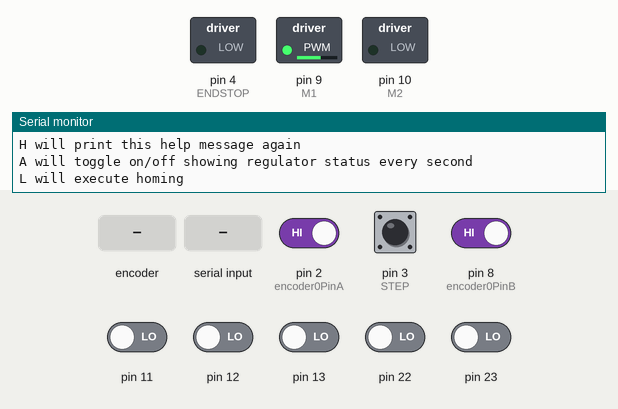
The sketch below on a simulated Arduino Uno, built with avr-gcc and run on an emulated ATmega328P. Shown: switched loads named in the sketch (green lamp = pin HIGH), the last lines printed to the serial monitor. The inputs (shaded band) are chosen by the test bench; at power-on: pin 2 (encoder0PinA), pin 3 (STEP), pin 8 (encoder0PinB) HIGH, pin 11–13, pin 22, pin 23 LOW. Random numbers use the default seed unless the sketch sets one.

Above: at 1.4 s.
1.5 s: rotary encoder on pin 2 (encoder0PinA) / pin 8 (encoder0PinB) turned 3 steps (first pin leading)
3.6 s: byte 76 ('L') received over Serial
At 4.7 s:
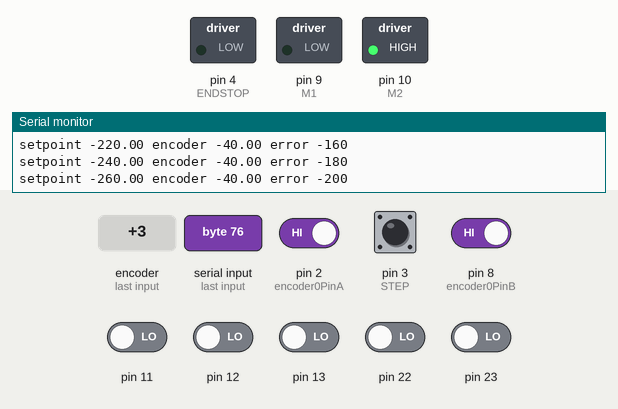
5.2 s: "90,45,200\n" received over Serial
At 6.3 s:
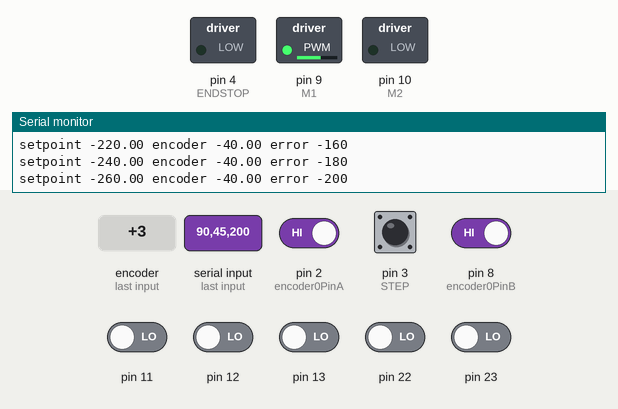
6.7 s: "P90\n" received over Serial
At 7.5 s:
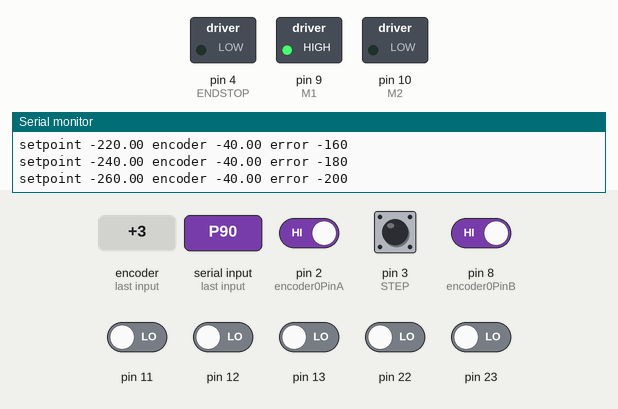
Timing chart, 0 to 9.7 s (numbered marks = the images above; inputs shaded):
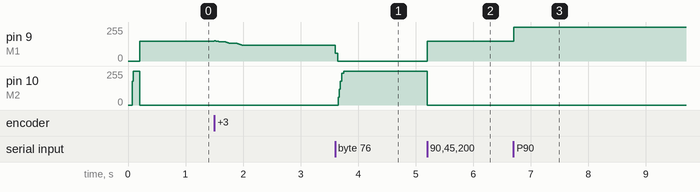

The sketch:

dcservo-1.ino
```cpp
/* This one is not using any PinChangeInterrupt library */

/*
   This program uses an Arduino for a closed-loop control of a DC-motor.
   Motor motion is detected by a quadrature encoder.
   Two inputs named STEP and DIR allow changing the target position.
   Serial port prints current position and target position every second.
   Serial input can be used to feed a new location for the servo (no CR LF).

   Pins used:
   Digital inputs 2 & 8 are connected to the two encoder signals (AB).
   Digital input 3 is the STEP input.
   Analog input 0 is the DIR input.
   Digital input 4 is the HOME output. asserted if encoder0Pos is smaller than one.
   Digital outputs 9 & 10 control the PWM outputs for the motor (I am using half L298 here).


   Please note PID gains kp, ki, kd need to be tuned to each different setup.
*/
#include <EEPROM.h>
#include <PID_v1.h>
#define encoder0PinA  2 // PD2;
#define encoder0PinB  8  // PC0;
#define M1            9
#define M2            10  // motor's PWM outputs
#define ENDSTOP 4
#define STEP 3

byte pos[1000]; int p=0;

double kp=3,ki=0,kd=0.0;
double input=0, output=0, setpoint=0;
PID myPID(&input, &output, &setpoint,kp,ki,kd, DIRECT);
volatile long encoder0Pos = 0;
boolean isHome=true;
boolean auto1=false, auto2=false,counting=false;
long previousMillis = 0;        // will store last time LED was updated

long target1=0;  // destination location at any moment

//for motor control ramps 1.4
bool newStep = false;
bool oldStep = false;
bool dir = false;
byte skip=0;

// Install Pin change interrupt for a pin, can be called multiple times
void pciSetup(byte pin)
{
    *digitalPinToPCMSK(pin) |= bit (digitalPinToPCMSKbit(pin));  // enable pin
    PCIFR  |= bit (digitalPinToPCICRbit(pin)); // clear any outstanding interrupt
    PCICR  |= bit (digitalPinToPCICRbit(pin)); // enable interrupt for the group
}

void setup() {
  pinMode(encoder0PinA, INPUT_PULLUP);
  pinMode(encoder0PinB, INPUT_PULLUP);
  pinMode(ENDSTOP, OUTPUT);
  pinMode(STEP, INPUT_PULLUP);
  pciSetup(encoder0PinB);
  attachInterrupt(0, encoderInt, CHANGE);  // encoder pin on interrupt 0 - pin 2
  attachInterrupt(1, countStep      , RISING);  // step  input on interrupt 1 - pin 3
  TCCR1B = TCCR1B & 0b11111000 | 1; // set 31Kh PWM
  Serial.begin (115200);
  help();
  recoverPIDfromEEPROM();
  //Setup the pid
  myPID.SetMode(AUTOMATIC);
  myPID.SetSampleTime(1);
  myPID.SetOutputLimits(-255,255);
  homing(); // comment if you don't want homming on reset
  help(); // display help
}

/*  enables to detect obstacles such as hard stops or soft rubber stops
 *  without the use of a limit switch since it looks at the growing error
 *  when such an event occurs.
 *  an output pin is asserted after stop is detected for 2 seconds
 *
 *
 */
void homing(){
  long tstamp;
  long error=0;
  int scanning_steps=20; // how fast you want to scan for home
  int max_error;
  float homing_power=1.00;  // power multiplicator for homing. suggested between 0.1 for 10% and 1 for 100%
  max_error=(scanning_steps*10+1);
  digitalWrite(ENDSTOP,0);  // Turn external pin low
  Serial.println("homing ...");
    while( error>-max_error){   // loop while error is less than max_error an obstacle or rubber stopper will make the error increase at each interval
      if(millis()-tstamp>7) // decreasetarget at desired time interval (6 default)
        {
          setpoint-=scanning_steps;   //decrease target
          tstamp=millis();  //stamp the time
          Serial.print("setpoint ");          Serial.print(setpoint);
          Serial.print(" encoder ");          Serial.print(input);
          Serial.print(" error ");          Serial.println(error);
        }
    input = encoder0Pos;
    error=setpoint-input;
    while(!myPID.Compute()); // wait till PID is actually computed
    pwmOut(output*homing_power);
  }
  encoder0Pos=-50; // detected limit is now -70 to (if a soft limit is set like rubber motor would always try to push if zer0)
  target1=0; // target is now the new zero
}


void loop(){
    input = encoder0Pos;
    setpoint=target1;
    //auto2 = !auto2;
    while(!myPID.Compute())
           {endstop();} // wait till PID is actually computed in the mean time assert the endstop pins
    if(Serial.available()) process_line(); // it may induce a glitch to move motion, so use it sparingly
    if(input==setpoint)pwmOut(0); else pwmOut(output);
    if(auto1) if(millis() % 1000 == 0) target1=random(9000); // that was for self test with no input from main controller
    if(auto2) if(millis() % 1000 == 0) printPos();
    //if(counting && abs(input-target1)<15) counting=false;
    if(counting &&  (skip++ % 5)==0 ) {pos[p]=encoder0Pos; if(p<999) p++; else counting=false;}
    endstop(); // output status of endstop
}

void pwmOut(int out) {
   if(out<0) { analogWrite(M1,0); analogWrite(M2,abs(out)); }
   else { analogWrite(M2,0); analogWrite(M1,abs(out)); }
  }

const int QEM [16] = {0,-1,1,2,1,0,2,-1,-1,2,0,1,2,1,-1,0};               // Quadrature Encoder Matrix
static unsigned char New, Old;
ISR (PCINT0_vect) { // handle pin change interrupt for D8
  Old = New << 2;
  New = (PINB & 1 )+ ((PIND & 4) >> 1); //
  encoder0Pos+= QEM [Old + New];

}

void encoderInt() { // handle pin change interrupt for D2
  Old = New << 2;
  New = (PINB & 1 )+ ((PIND & 4) >> 1); //
  encoder0Pos+= QEM [Old + New];

}


void countStep(){ if (PINC&B0000001) target1--;else target1++; } // pin A0 represents direction

void process_line() {
 char cmd = Serial.read();
 if(cmd>'Z') cmd-=32;
 switch(cmd) {
  case 'P': kp=Serial.parseFloat(); myPID.SetTunings(kp,ki,kd); break;
  case 'D': kd=Serial.parseFloat(); myPID.SetTunings(kp,ki,kd); break;
  case 'I': ki=Serial.parseFloat(); myPID.SetTunings(kp,ki,kd); break;
  case '?': printPos(); break;
  case 'X': target1=Serial.parseInt(); p=0; counting=true; for(int i=0; i<300; i++) pos[i]=0; break;
  case 'T': auto1 = !auto1; break;
  case 'A': auto2 = !auto2; break;
  case 'Q': Serial.print("P="); Serial.print(kp); Serial.print(" I="); Serial.print(ki); Serial.print(" D="); Serial.println(kd); break;
  case 'H': help(); break;
  case 'W': writetoEEPROM(); break;
  case 'K': eedump(); break;
  case 'R': recoverPIDfromEEPROM() ; break;
  case 'S': for(int i=0; i<p; i++) Serial.println(pos[i]); break;
  case 'L': homing(); break;
 }
 while(Serial.read()!=10); // dump extra characters till LF is seen (you can use CRLF or just LF)
}

void printPos() {
  Serial.print(F("Position=")); Serial.print(encoder0Pos); Serial.print(F(" PID_output="));
  Serial.print(output); Serial.print(F(" Target=")); Serial.print(setpoint);
  if(!isHome)  Serial.print(" NOT");  Serial.println(" home");
}

void help() {
 Serial.println(F("\nPID DC motor controller and stepper interface emulator"));
 Serial.println(F("by misan"));
 Serial.println(F("Available serial commands: (lines end with CRLF or LF)"));
 Serial.println(F("P123.34 sets proportional term to 123.34"));
 Serial.println(F("I123.34 sets integral term to 123.34"));
 Serial.println(F("D123.34 sets derivative term to 123.34"));
 Serial.println(F("? prints out current encoder, output and setpoint values"));
 Serial.println(F("X123 sets the target destination for the motor to 123 encoder pulses"));
 Serial.println(F("T will start a sequence of random destinations (between 0 and 2000) every 3 seconds. T again will disable that"));
 Serial.println(F("Q will print out the current values of P, I and D parameters"));
 Serial.println(F("W will store current values of P, I and D parameters into EEPROM"));
 Serial.println(F("H will print this help message again"));
 Serial.println(F("A will toggle on/off showing regulator status every second"));
 Serial.println(F("L will execute homing\n"));
}

void writetoEEPROM() { // keep PID set values in EEPROM so they are kept when arduino goes off
  eeput(kp,0);
  eeput(ki,4);
  eeput(kd,8);
  double cks=0;
  for(int i=0; i<12; i++) cks+=EEPROM.read(i);
  eeput(cks,12);
  Serial.println("\nPID values stored to EEPROM");
  //Serial.println(cks);
}

void recoverPIDfromEEPROM() {
  double cks=0;
  double cksEE;
  for(int i=0; i<12; i++) cks+=EEPROM.read(i);
  cksEE=eeget(12);
  //Serial.println(cks);
  if(cks==cksEE) {
    Serial.println(F("*** Found PID values on EEPROM"));
    kp=eeget(0);
    ki=eeget(4);
    kd=eeget(8);
    myPID.SetTunings(kp,ki,kd);
  }
  else Serial.println(F("*** Bad checksum"));
}

void eeput(double value, int dir) { // Snow Leopard keeps me grounded to 1.0.6 Arduino, so I have to do this :-(
  char * addr = (char * ) &value;
  for(int i=dir; i<dir+4; i++)  EEPROM.write(i,addr[i-dir]);
}

double eeget(int dir) { // Snow Leopard keeps me grounded to 1.0.6 Arduino, so I have to do this :-(
  double value;
  char * addr = (char * ) &value;
  for(int i=dir; i<dir+4; i++) addr[i-dir]=EEPROM.read(i);
  return value;
}

void eedump() {
 for(int i=0; i<16; i++) { Serial.print(EEPROM.read(i),HEX); Serial.print(" "); }Serial.println();
}

void endstop (){
   // endstop detection.  it is interlocked.  under normal operation it would not
  // send a digital write, just on transition smaller than 2;
  // this would not significantly affect normal operation.
  if(encoder0Pos<2)
    {
      if(encoder0Pos<=0&&!isHome)
      {
        isHome=true;
        digitalWrite(ENDSTOP,isHome);
      }
  else if(encoder0Pos>0&&isHome)
      {
        isHome=false;
        digitalWrite(ENDSTOP,isHome);
      }
    }
}
```

Measured:
- after the input at 3.6 s, pin 9 (M1): 120/255 → 0/255 at once; pin 10 (M2): 0/255 → 255/255 after 0.05 s
- after the input at 5.2 s, pin 9 (M1): 0/255 → 150/255 at once; pin 10 (M2): 255/255 → 0/255 at once
- after the input at 6.7 s, pin 9 (M1): 150/255 → 255/255 at once
